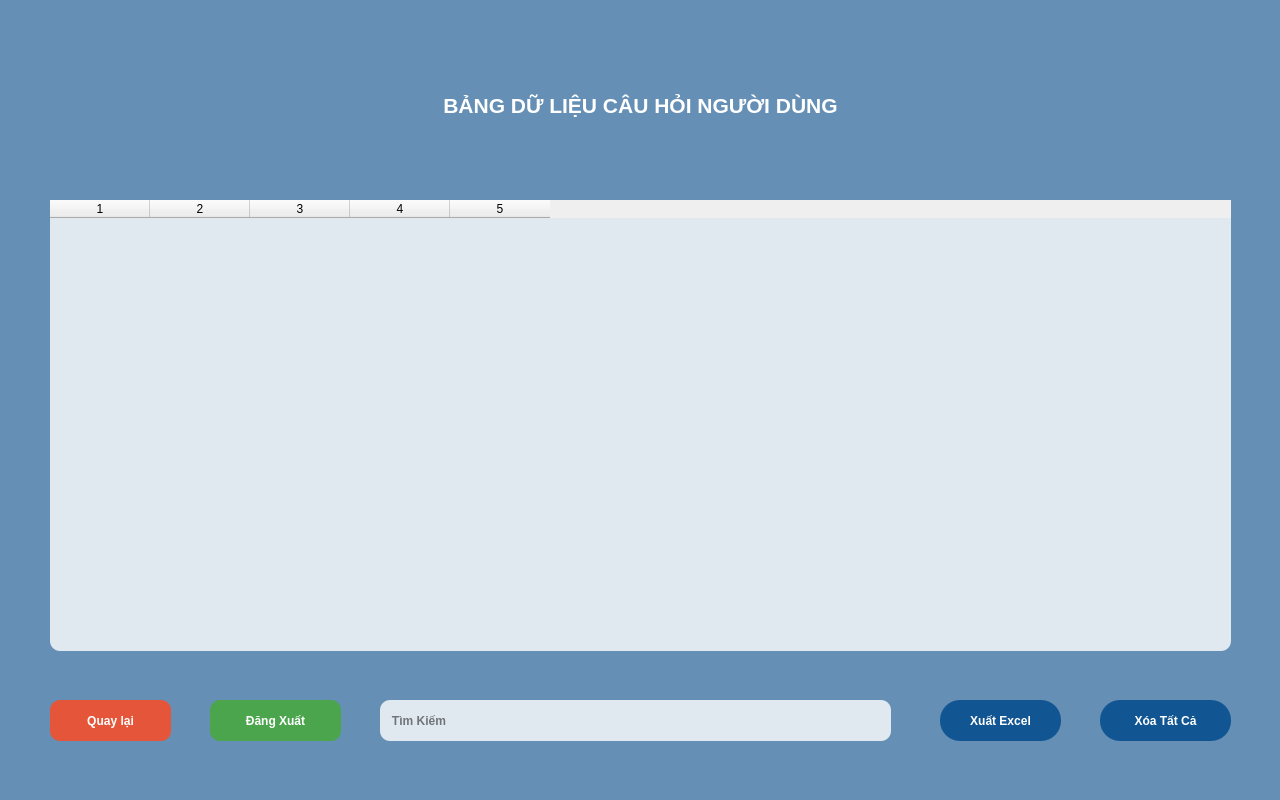
<?xml version="1.0" encoding="UTF-8"?>
<ui version="4.0">
 <class>userinfo_window</class>
 <widget class="QMainWindow" name="userinfo_window">
  <property name="geometry">
   <rect>
    <x>0</x>
    <y>0</y>
    <width>1280</width>
    <height>800</height>
   </rect>
  </property>
  <property name="minimumSize">
   <size>
    <width>1280</width>
    <height>800</height>
   </size>
  </property>
  <property name="maximumSize">
   <size>
    <width>1280</width>
    <height>800</height>
   </size>
  </property>
  <property name="windowTitle">
   <string>BẢNG DỮ LIỆU CÂU HỎI NGƯỜI DÙNG</string>
  </property>
  <property name="windowIcon">
   <iconset>
    <normaloff>img/logo.png</normaloff>img/logo.png</iconset>
  </property>
  <widget class="QWidget" name="centralwidget">
   <widget class="QLabel" name="logo">
    <property name="geometry">
     <rect>
      <x>50</x>
      <y>30</y>
      <width>201</width>
      <height>121</height>
     </rect>
    </property>
    <property name="minimumSize">
     <size>
      <width>100</width>
      <height>100</height>
     </size>
    </property>
    <property name="styleSheet">
     <string notr="true"/>
    </property>
    <property name="text">
     <string/>
    </property>
    <property name="pixmap">
     <pixmap>img/logo.png</pixmap>
    </property>
    <property name="scaledContents">
     <bool>true</bool>
    </property>
    <property name="wordWrap">
     <bool>false</bool>
    </property>
    <property name="openExternalLinks">
     <bool>false</bool>
    </property>
   </widget>
   <widget class="QPushButton" name="tittle_window">
    <property name="geometry">
     <rect>
      <x>320</x>
      <y>50</y>
      <width>641</width>
      <height>111</height>
     </rect>
    </property>
    <property name="font">
     <font>
      <family>Tahoma</family>
      <pointsize>16</pointsize>
      <weight>75</weight>
      <italic>false</italic>
      <bold>true</bold>
     </font>
    </property>
    <property name="tabletTracking">
     <bool>false</bool>
    </property>
    <property name="styleSheet">
     <string notr="true">QPushButton{
	color: rgb(255, 255, 255);
	font: 75 16pt &quot;Tahoma&quot;;
	border-radius: 20px;
	font-weight: bold;
}
QPushButton:hover{
	font: 75 20pt &quot;Tahoma&quot;;
	border-radius: 20px;
	font-weight: bold;
}</string>
    </property>
    <property name="text">
     <string>BẢNG DỮ LIỆU CÂU HỎI NGƯỜI DÙNG</string>
    </property>
   </widget>
   <widget class="QPushButton" name="back_button">
    <property name="geometry">
     <rect>
      <x>50</x>
      <y>700</y>
      <width>121</width>
      <height>41</height>
     </rect>
    </property>
    <property name="styleSheet">
     <string notr="true">QPushButton{
	color: rgb(255, 255, 255);
	font: 75 10pt &quot;Tahoma&quot;;
	border-radius: 10px;
	background-color: rgb(236, 82, 51,95%);
	font-weight: bold;
}
QPushButton:hover{
	font: 75 12pt &quot;Tahoma&quot;;
	border-radius: 10px;
	border: 3px solid #EC5233;
	background-color: rgb(236, 82, 51,65%);
	font-weight: bold;
}</string>
    </property>
    <property name="text">
     <string>Quay lại</string>
    </property>
    <property name="autoRepeatDelay">
     <number>300</number>
    </property>
   </widget>
   <widget class="QPushButton" name="deleteall_button">
    <property name="geometry">
     <rect>
      <x>1100</x>
      <y>700</y>
      <width>131</width>
      <height>41</height>
     </rect>
    </property>
    <property name="styleSheet">
     <string notr="true">QPushButton{
	font: 75 10pt &quot;Tahoma&quot;;
	border-radius: 20px;
	background-color: rgb(8, 78, 142,90%);
	color: rgb(255, 255, 255);
	font-weight: bold;
}
QPushButton:hover{
	font: 75 12pt &quot;Tahoma&quot;;
	border-radius: 20px;
	border: 7px solid rgb(59,108,212);
	background-color: rgba(59,108,212,65%);
	font-weight: bold;
}</string>
    </property>
    <property name="text">
     <string>Xóa Tất Cả</string>
    </property>
    <property name="autoRepeatDelay">
     <number>300</number>
    </property>
   </widget>
   <widget class="QTableWidget" name="datatable">
    <property name="geometry">
     <rect>
      <x>50</x>
      <y>200</y>
      <width>1181</width>
      <height>451</height>
     </rect>
    </property>
    <property name="styleSheet">
     <string notr="true">QTableWidget{
	font: 75 10pt &quot;Tahoma&quot;;
	border-radius: 10px;
	background-color: rgba(255, 255, 255,80%);
	font-weight: bold;
}

QTableWidget:hover{
	font: 75 12pt &quot;Tahoma&quot;;
	border: 2px solid #92D050;
	background-color: rgba(255, 255, 255,90%);
	font-weight: bold;
}</string>
    </property>
    <property name="columnCount">
     <number>5</number>
    </property>
    <column/>
    <column/>
    <column/>
    <column/>
    <column/>
   </widget>
   <widget class="QLabel" name="background">
    <property name="geometry">
     <rect>
      <x>0</x>
      <y>0</y>
      <width>1280</width>
      <height>800</height>
     </rect>
    </property>
    <property name="minimumSize">
     <size>
      <width>1280</width>
      <height>800</height>
     </size>
    </property>
    <property name="maximumSize">
     <size>
      <width>1280</width>
      <height>800</height>
     </size>
    </property>
    <property name="mouseTracking">
     <bool>false</bool>
    </property>
    <property name="tabletTracking">
     <bool>false</bool>
    </property>
    <property name="focusPolicy">
     <enum>Qt::NoFocus</enum>
    </property>
    <property name="contextMenuPolicy">
     <enum>Qt::NoContextMenu</enum>
    </property>
    <property name="autoFillBackground">
     <bool>false</bool>
    </property>
    <property name="styleSheet">
     <string notr="true"/>
    </property>
    <property name="text">
     <string/>
    </property>
    <property name="pixmap">
     <pixmap>img/background.jpg</pixmap>
    </property>
    <property name="scaledContents">
     <bool>true</bool>
    </property>
   </widget>
   <widget class="QLabel" name="background_fillter">
    <property name="geometry">
     <rect>
      <x>0</x>
      <y>0</y>
      <width>1280</width>
      <height>800</height>
     </rect>
    </property>
    <property name="minimumSize">
     <size>
      <width>1280</width>
      <height>800</height>
     </size>
    </property>
    <property name="maximumSize">
     <size>
      <width>1280</width>
      <height>800</height>
     </size>
    </property>
    <property name="mouseTracking">
     <bool>false</bool>
    </property>
    <property name="tabletTracking">
     <bool>false</bool>
    </property>
    <property name="focusPolicy">
     <enum>Qt::NoFocus</enum>
    </property>
    <property name="contextMenuPolicy">
     <enum>Qt::NoContextMenu</enum>
    </property>
    <property name="autoFillBackground">
     <bool>false</bool>
    </property>
    <property name="styleSheet">
     <string notr="true">QLabel{
	background: rgb(8, 78, 142,60%);
}</string>
    </property>
    <property name="text">
     <string/>
    </property>
   </widget>
   <widget class="QPushButton" name="logout_button">
    <property name="geometry">
     <rect>
      <x>210</x>
      <y>700</y>
      <width>131</width>
      <height>41</height>
     </rect>
    </property>
    <property name="styleSheet">
     <string notr="true">QPushButton{
	color: rgb(255, 255, 255);
	font: 75 10pt &quot;Tahoma&quot;;
	border-radius: 10px;
	background-color: rgba(74,167,72,95%);
	font-weight: bold;
}
QPushButton:hover{
	font: 75 12pt &quot;Tahoma&quot;;
	border-radius: 10px;
	border: 3px solid #4AA748;
	background-color: rgba(132,193,65,65%);
	font-weight: bold;
}</string>
    </property>
    <property name="text">
     <string>Đăng Xuất</string>
    </property>
    <property name="autoRepeatDelay">
     <number>300</number>
    </property>
   </widget>
   <widget class="QPushButton" name="excel_button">
    <property name="geometry">
     <rect>
      <x>940</x>
      <y>700</y>
      <width>121</width>
      <height>41</height>
     </rect>
    </property>
    <property name="styleSheet">
     <string notr="true">QPushButton{
	font: 75 10pt &quot;Tahoma&quot;;
	border-radius: 20px;
	background-color: rgb(8, 78, 142,90%);
	color: rgb(255, 255, 255);
	font-weight: bold;
}
QPushButton:hover{
	font: 75 12pt &quot;Tahoma&quot;;
	border-radius: 20px;
	border: 7px solid rgb(59,108,212);
	background-color: rgba(59,108,212,65%);
	font-weight: bold;
}</string>
    </property>
    <property name="text">
     <string>Xuất Excel</string>
    </property>
    <property name="autoRepeatDelay">
     <number>300</number>
    </property>
   </widget>
   <widget class="QLineEdit" name="search_input">
    <property name="geometry">
     <rect>
      <x>380</x>
      <y>700</y>
      <width>511</width>
      <height>41</height>
     </rect>
    </property>
    <property name="styleSheet">
     <string notr="true">QLineEdit{
	font: 75 10pt &quot;HungHau&quot;;
	border-radius: 10px;
	background-color: rgba(255, 255, 255,80%);
	font-weight: bold;
}

QLineEdit:hover{
	font: 75 12pt &quot;HungHau&quot;;
	border: 2px solid #92D050;
	background-color: rgba(255, 255, 255,90%);
	font-weight: bold;
}</string>
    </property>
    <property name="text">
     <string/>
    </property>
    <property name="echoMode">
     <enum>QLineEdit::Normal</enum>
    </property>
    <property name="cursorPosition">
     <number>0</number>
    </property>
    <property name="alignment">
     <set>Qt::AlignLeading|Qt::AlignLeft|Qt::AlignVCenter</set>
    </property>
    <property name="placeholderText">
     <string>   Tìm Kiếm </string>
    </property>
   </widget>
   <zorder>background</zorder>
   <zorder>background_fillter</zorder>
   <zorder>logo</zorder>
   <zorder>tittle_window</zorder>
   <zorder>back_button</zorder>
   <zorder>deleteall_button</zorder>
   <zorder>datatable</zorder>
   <zorder>logout_button</zorder>
   <zorder>excel_button</zorder>
   <zorder>search_input</zorder>
  </widget>
 </widget>
 <resources/>
 <connections/>
</ui>
